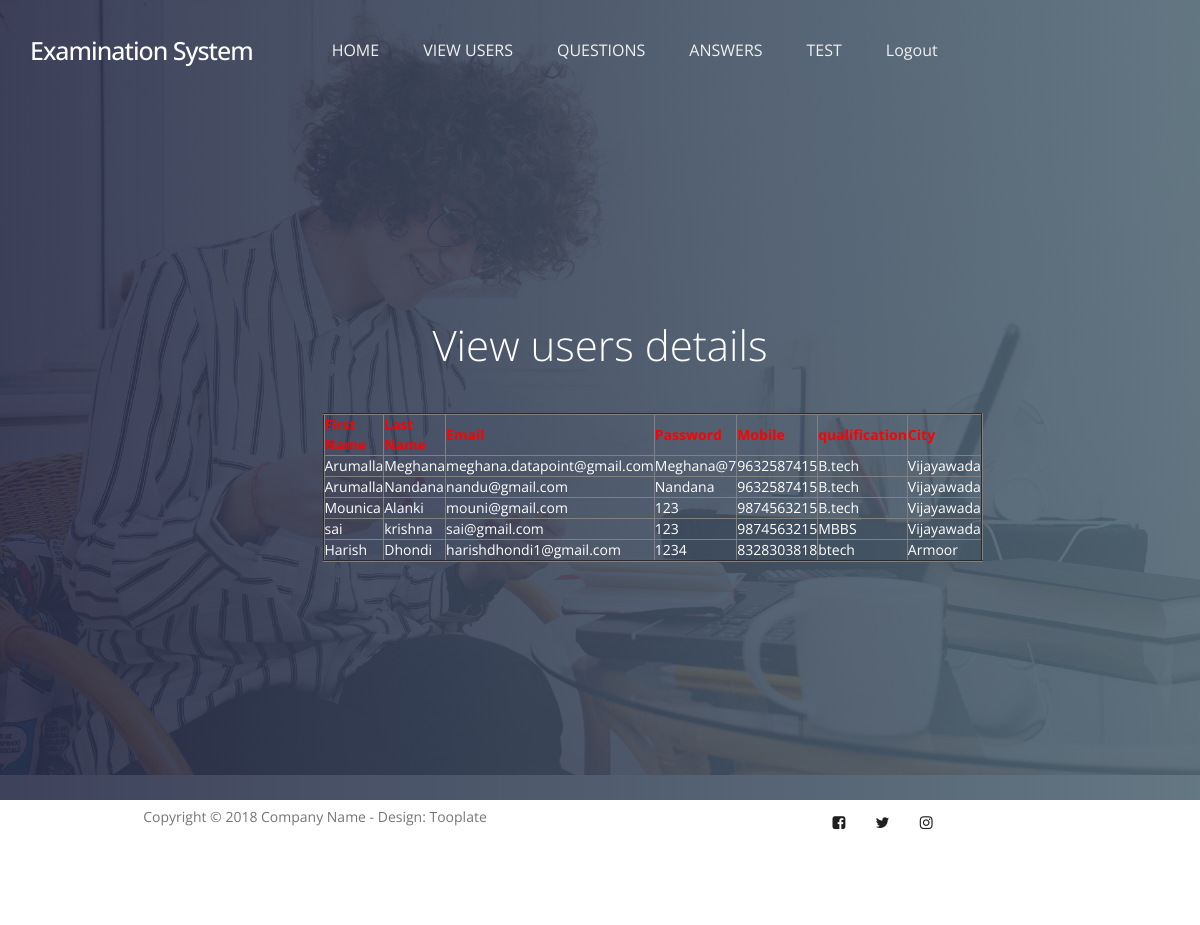
The page /usersdata/ on the database its author committed.
### user/models.py (models this page shows, shortened)
class user(models.Model):
    firstname = models.CharField(max_length=50)
    lastname = models.CharField(max_length=50)
    email = models.EmailField()
    passwd = models.CharField(max_length=40)
    mobileno = models.CharField(max_length=50, default="", editable=True)
    qualification = models.CharField(max_length=40)
    city = models.CharField(max_length=50)
    status = models.CharField(max_length=40,default="", editable=True)
    class Meta:
        db_table='userregister'

### examination/views.py (the view)
# urls.py: path('usersdata/', examination.usersdata, name='usersdata'),
def usersdata(request):
    object = user.objects.all()
    return render(request,"examination/userdata.html",{"object":object})

### assets/templates/examination/userdata.html
{% extends 'examinationbase.html' %}
{% load static %}
{% block contents %}
<section id="home" data-stellar-background-ratio="0.5">
          <div class="overlay"></div>
          <div class="container">
               <div class="row">
                    <div class="col-md-offset-3 col-md-6 col-sm-12">
                         <div class="home-info">
                              <h1 style="color:white">View users details </h1>
                            <center><table border="2px solid blue" align="center">
                                  <tr><th style="color:red">First Name</th>
                                    <th style="color:red">Last Name</th>
                                    <th style="color:red">Email</th>
                                    <th style="color:red">Password</th>
                                    <th style="color:red">Mobile</th>
                                    <th style="color:red">qualification</th>
                                    <th style="color:red">City</th>
                                  </tr>
                              {% for x in object %}
                                  <tr style="color:white">
                                    <td>{{x.firstname}}</td>
                                    <td>{{x.lastname}}</td>
                                    <td>{{x.email}}</td>
                                    <td>{{x.passwd}}</td>
                                    <td>{{x.mobileno}}</td>
                                    <td>{{x.qualification}}</td>
                                    <td>{{x.city}}</td>
                                     </tr>
                                    {% endfor %}
                            </table></center>
                         </div>
                    </div>
               </div>
          </div>
     </section>
{% endblock %}

### assets/templates/examinationbase.html (shortened to what this page needs)
{% load static %}
<!DOCTYPE html>
<html lang="en">
<head>
     <link rel="stylesheet" href="{% static 'css/bootstrap.min.css' %}">
     <link rel="stylesheet" href="{% static 'css/owl.carousel.css' %}">
     <link rel="stylesheet" href="{% static 'css/owl.theme.default.min.css' %}">
     <link rel="stylesheet" href="{% static 'css/font-awesome.min.css' %}">
     <link rel="stylesheet" href="{% static 'css/tooplate-style.css' %}">
</head>
<body>
     <section class="navbar custom-navbar navbar-fixed-top" role="navigation">
          <div class="container">
               <div class="navbar-header">
                    <a href="{% url 'index' %}" class="navbar-brand">Examination System </a>
               </div>
               <div class="collapse navbar-collapse">
                    <ul class="nav navbar-nav">
                         <li><a href="{% url 'index' %}" class="smoothScroll">HOME</a></li>
                         <li><a href="{% url 'usersdata' %}" class="smoothScroll">VIEW USERS</a></li>
                         <li><a href="{% url 'examquestions' %}" class="smoothScroll">QUESTIONS</a></li>
                         <li><a href="{% url 'qanswers' %}" class="smoothScroll">ANSWERS</a></li>
                         <li><a href="{% url 'userresult' %}" class="smoothScroll">TEST</a></li>
                         <li><a href="{% url 'adminlogin' %}"s class="smoothScroll">Logout</a></li>
                    </ul>
               </div>
          </div>
     </section>
{% block contents %}{% endblock %}
     <footer id="footer" data-stellar-background-ratio="0.5">
          <div class="container">
               <div class="row">
                    <div class="copyright-text col-md-12 col-sm-12">
                         <div class="col-md-6 col-sm-6">
                              <p>Copyright &copy; 2018 Company Name - Design: Tooplate</p>
                         </div>
                         <div class="col-md-6 col-sm-6">
                              <ul class="social-icon">
                                   <li><a href="#" class="fa fa-facebook-square" attr="facebook icon"></a></li>
                                   <li><a href="#" class="fa fa-twitter"></a></li>
                                   <li><a href="#" class="fa fa-instagram"></a></li>
                              </ul>
                         </div>
                    </div>
               </div>
          </div>
     </footer>
</body>
</html>

### assets/static/css/tooplate-style.css (style rules this page uses)
body { font-family: 'Open Sans', sans-serif; overflow-x: hidden; background: #f9f9f9; }
h1,h2,h3,h4,h5,h6 { font-weight: 300; line-height: normal; }
h1 { font-size: 3em; }
p { color: #757575; font-size: 14px; font-weight: normal; line-height: 24px; }
html { -webkit-font-smoothing: antialiased; }
a { color: #202020; text-decoration: none !important; }
a, input, button, .form-control { -webkit-transition: 0.5s; transition: 0.5s; }
section { position: relative; padding: 100px 0; }
#contact, footer { background: #ffffff; text-align: center; }
.overlay { background: #536976; background: -webkit-linear-gradient(to right, #292E49, #536976); background: linear-gradient(to right, #292E49, #536976); opacity: 0.9; position: absolute; top: 0; right: 0; bottom: 0; left: 0; width: 100%; height: 100%; }
.custom-navbar { border: none; margin-bottom: 0; padding: 25px 0; }
.custom-navbar .navbar-brand { color: #ffffff; font-size: 25px; font-weight: 500; letter-spacing: -1px; }
.custom-navbar .navbar-nav { margin-left: 6em; }
.custom-navbar .nav li a { font-size: 16px; font-weight: normal; color: #f0f0f0; padding-right: 22px; padding-left: 22px; }
@media (min-width:768px) { .custom-navbar { border-bottom: 0; background: 0 0; } }
#home { background: url('../images/home-bg.jpg') no-repeat center center; background-size: cover; vertical-align: middle; display: -webkit-box; display: -webkit-flex; display: -ms-flexbox; display: flex; -webkit-box-align: center; -webkit-align-items: center; -ms-flex-align: center; align-items: center; min-height: 100vh; position: relative; padding-top: 12em; text-align: center; }
#home h1 { color: #ffffff; margin-top: 10px; margin-bottom: 40px; }
.home-info { margin-top: 7em; }
footer { padding-bottom: 80px; }
.copyright-text p { margin: 5px; }
.social-icon { position: relative; padding: 0; margin: 0; }
.social-icon li { display: inline-block; list-style: none; }
.social-icon li a { border-radius: 50px; color: #202020; font-size: 15px; width: 35px; height: 35px; line-height: 35px; text-decoration: none; text-align: center; position: relative; margin: 5px 5px 5px 0; }
@media only screen and (max-width: 1200px) { .custom-navbar .navbar-nav { margin-left: 3em; } }
@media only screen and (max-width: 1200px) { .home-info { margin-top: 0; } }

### rows shown on the page
user: firstname "Arumalla", lastname "Meghana", email "meghana.datapoint@gmail.com", passwd "Meghana@7", mobileno "9632587415", qualification "B.tech", city "Vijayawada"
user: firstname "Arumalla", lastname "Nandana", email "nandu@gmail.com", passwd "Nandana", mobileno "9632587415", qualification "B.tech", city "Vijayawada"
user: firstname "Mounica", lastname "Alanki", email "mouni@gmail.com", passwd "123", mobileno "9874563215", qualification "B.tech", city "Vijayawada"
user: firstname "sai", lastname "krishna", email "sai@gmail.com", passwd "123", mobileno "9874563215", qualification "MBBS", city "Vijayawada"
user: firstname "Harish", lastname "Dhondi", email "harishdhondi1@gmail.com", passwd "1234", mobileno "8328303818", qualification "btech", city "Armoor"
